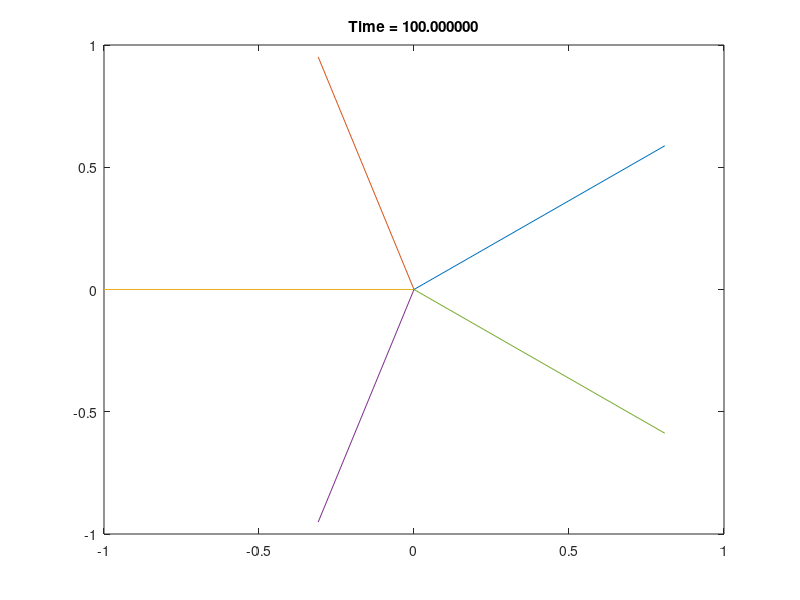

Write MATLAB code to recreate this figure.
function createData_rotatingSpokes()

    % Initialize variables {{{
    dim = 2;
    origin = [0,0];
    numLines= 5;
    lineLength = 30;
    polyOrder = 1;
    omega = pi/500;
    totalT = 100;
    % }}}

    % Initialize Spokes {{{
    thetas0 = linspace( 0, 2*pi, numLines+1); thetas0(end) = [];
    for jt = 1 : numLines 
        % find final point by trig evaluations
        final = origin + [ cos( thetas0(jt) ) , sin( thetas0(jt) ) ];
        % fit polynomials to x and y
        px = polyfit( [0, 1], [final(1), origin(1)], polyOrder); 
        py = polyfit( [0, 1], [final(2), origin(2)], polyOrder); 
        poly(jt, 1).x = px; poly(jt, 1).y = py;
    end
    % }}}

    % Time Evolution and updating poly-coef {{{
    timeList = 1: totalT;
    delTheta = omega .* timeList;
    for jtime = timeList
        thetas = thetas0 + delTheta( jtime);
        for jt = 1 : numLines
            final = origin + [ cos( thetas(jt) ) , sin( thetas(jt) ) ];
            % fit polynomials to x and y
            px = polyfit( [0, 1], [final(1), origin(1)], polyOrder); 
            py = polyfit( [0, 1], [final(2), origin(2)], polyOrder); 
            poly( jt, jtime+1).x = px; poly( jt, jtime+1).y = py;
        end
    end
    % }}}

    % Plot spinning wheel
    %  initial frame
    figure; hold on
    for jt = 1 : numLines
        xx = polyval( poly( jt, 1).x, [0, 1] );
        yy = polyval( poly( jt, 1).y, [0, 1] );
        plot( xx, yy)
    end
    hold off; title( sprintf('Time = %f', 1) )
    drawnow
    pause(0.1)

    % future frames
    for jtime = timeList
        for jt = 1 : numLines
            xx = polyval( poly( jt, jtime+1).x, [0, 1] );
            yy = polyval( poly( jt, jtime+1).y, [0, 1] );
            plot( xx, yy); hold on;
        end
        hold off; title( sprintf('Time = %f', jtime) )
        drawnow
        pause(0.1)
    end

end
